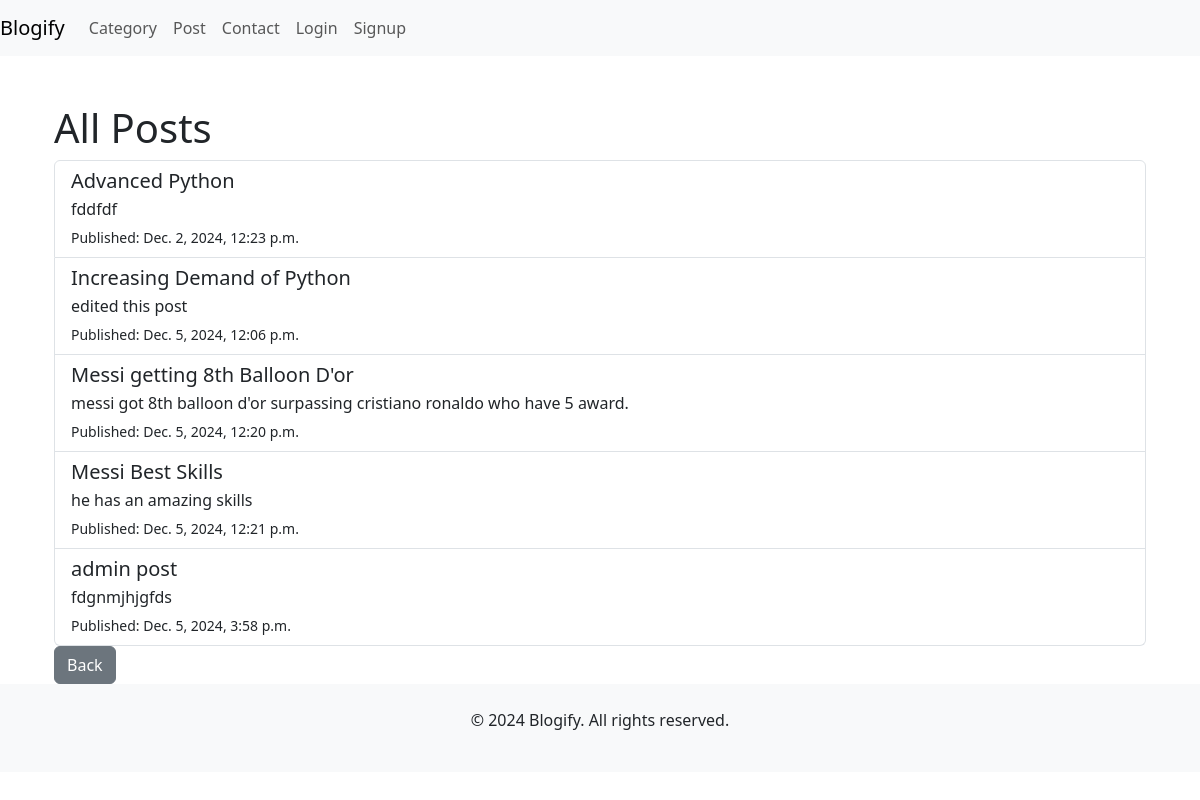
Page /post/ on the committed database.
### blog/models.py (models this page shows, shortened)
class Post(models.Model):
    title = models.CharField(max_length=200)
    content = models.TextField()
    author = models.ForeignKey(settings.AUTH_USER_MODEL, on_delete=models.CASCADE, related_name='posts')
    created_at = models.DateTimeField(auto_now_add=True)
    updated_at = models.DateTimeField(auto_now=True)
    published = models.BooleanField(default=False)
    slug = models.SlugField(unique=True)  # A slug to be used in the URL
    category = models.ForeignKey(Category, on_delete=models.CASCADE, related_name='posts', null=True, blank=True)  # Link to Category

### blog/views.py (the view)
# urls.py: path('post/', views.AllPosts, name='all_posts'),
def AllPosts(request):
    posts = Post.objects.all()
    return render(request, 'all_posts.html', {'posts': posts})

### blog/templates/all_posts.html
{% extends 'blog_base.html' %}
{% block content %}
<div class="container mt-5">
    <h1>All Posts</h1>
    {% if posts %}
        <div class="list-group">
            {% for post in posts %}
                <a href="{% url 'post_detail' post.id %}" class="list-group-item list-group-item-action">
                    <h5 class="mb-1">{{ post.title }}</h5>
                    <p class="mb-1">{{ post.content|truncatewords:20 }}</p>
                    <small>Published: {{ post.created_at }}</small>
                </a>
            {% endfor %}
        </div>
        <a href="{% url 'landing_page'%}" class="btn btn-secondary">Back</a>
    {% else %}
        <p>No posts available in this category.</p>
    {% endif %}
</div>
{% endblock %}

### rows in the picture
Post: title "Advanced Python", content "fddfdf", created_at "Dec. 2, 2024, 12:23 p.m."
Post: title "Increasing Demand of Python", content "edited this post", created_at "Dec. 5, 2024, 12:06 p.m."
Post: title "Messi getting 8th Balloon D'or", content "messi got 8th balloon d'or surpassing cristiano ronaldo who have 5 award.", created_at "Dec. 5, 2024, 12:20 p.m."
Post: title "Messi Best Skills", content "he has an amazing skills", created_at "Dec. 5, 2024, 12:21 p.m."
Post: title "admin post", content "fdgnmjhjgfds", created_at "Dec. 5, 2024, 3:58 p.m."
